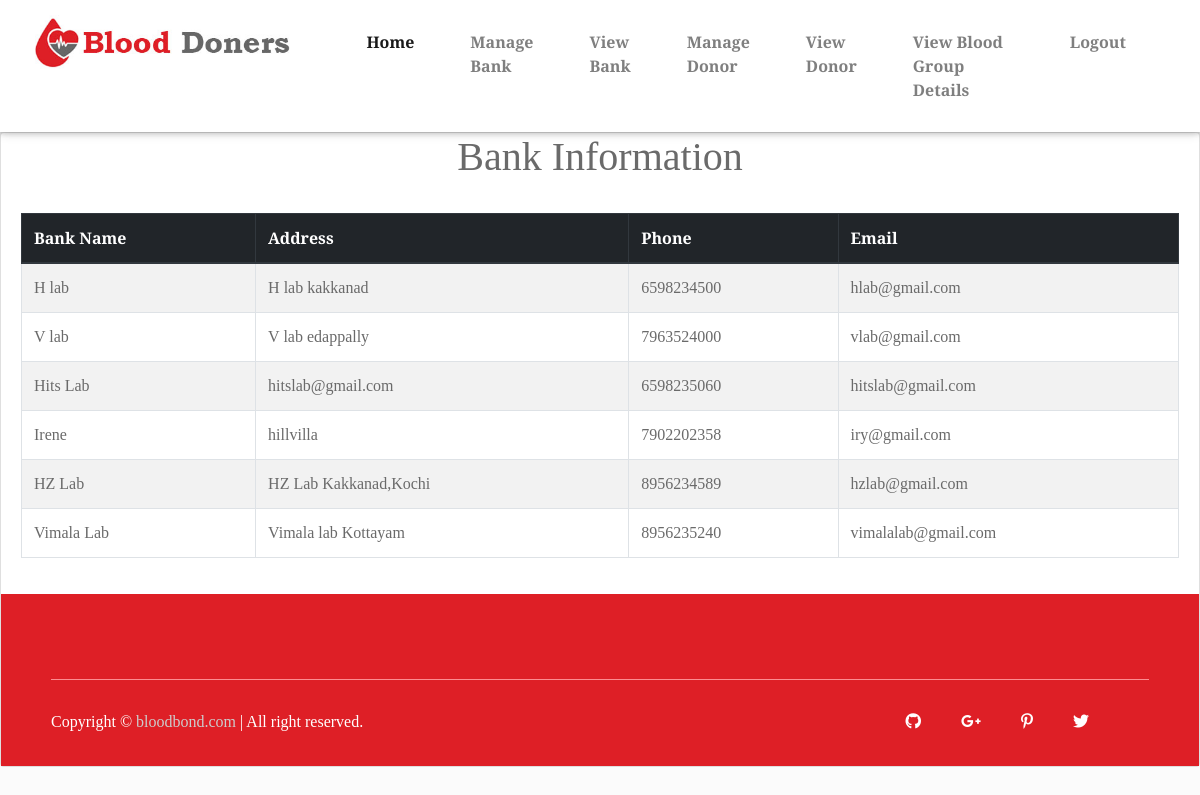
/admin_view_bank_details/, run on the app's committed database.
### bank/models.py (models this page shows)
class bank_reg(models.Model):
    login=models.ForeignKey(login,on_delete=models.CASCADE)
    bank_name = models.CharField(max_length=100)
    bank_email = models.CharField(max_length=100)
    bank_phone = models.CharField(max_length=100)
    bank_address = models.CharField(max_length=100)

### bank/views.py (the view)
# urls.py: path('admin_view_bank_details/',views.admin_view_bank_details,name="admin_view_bank_details"),
def admin_view_bank_details(request):
    docview=bank_reg.objects.all()
    return render(request,'admin_view_bank_details.html',{'docview':docview})

### templates/admin_view_bank_details.html (shortened to what this page needs)
{% include 'admin_header.html' %}
<div class="card">
    <center>
    <h1 class="card-title">Bank Information</h1>
</center>
    <div class="card-body">
        <div class="table-responsive">
            <table class="table table-bordered table-striped">
                <thead class="thead-dark">
                    <tr>
                        <th>Bank Name</th>
                        <th>Address</th>
                        <th>Phone</th>
                        <th>Email</th>
                    </tr>
                </thead>
                <tbody>
                    {% for i in docview %}
                        <tr>
                            <td>{{ i.bank_name }}</td>
                            <td>{{ i.bank_address }}</td>
                            <td>{{ i.bank_phone }}</td>
                            <td>{{ i.bank_email }}</td>
                        </tr>
                    {% endfor %}
                </tbody>
            </table>
    </div>
</div>
{% include 'footer.html' %}

### templates/admin_header.html (shortened to what this page needs)
<!doctype html>
<html lang="en">
<head>
    <link rel="stylesheet" href="/static/assets/css/bootstrap.min.css">
    <link rel="stylesheet" href="/static/assets/css/fontawsom-all.min.css">
    <link rel="stylesheet" href="/static/assets/plugins/grid-gallery/css/grid-gallery.min.css">
    <link rel="stylesheet" type="text/css" href="/static/assets/css/style.css" />
</head>
<body>
        <header class="continer-fluid ">
            <div id="menu-jk" class="header-bottom">
                <div class="container">
                    <div class="row nav-row">
                        <div class="col-md-3 logo">
                            <img src="/static/assets/images/logo.jpg" alt="">
                        </div>
                        <div class="col-md-9 nav-col">
                            <nav class="navbar navbar-expand-lg navbar-light">
                                <div class="collapse navbar-collapse" id="navbarNav">
                                    <ul class="navbar-nav">
                                         <li class="nav-item active">
                                            <a class="nav-link" href="/admin_home">Home
                                            </a>
                                        </li>
                                        <li class="nav-item">
                                            <a class="nav-link" href="/adminmanagebank">Manage Bank</a>
                                        </li>
                                        <li class="nav-item">
                                            <a class="nav-link" href="/admin_view_bank_details">View Bank</a>
                                        <li class="nav-item">
                                            <a class="nav-link" href="/adminadddonor">Manage Donor</a>
                                        </li>
                                        <li class="nav-item">
                                            <a class="nav-link" href="/admin_view_donor_details">View Donor</a>
                                         <li class="nav-item">
                                            <a class="nav-link" href="/search_blood_group">View Blood Group Details</a>
                                        </li>
                                        <li class="nav-item">
                                            <a class="nav-link" href="/logout">Logout</a>
                                        </li>
                                    </ul>
                                </div>
                            </nav>
                        </div>
                    </div>
                </div>
            </div>
        </header>

### templates/footer.html (shortened to what this page needs)
      <footer id="contact" class="container-fluid">
            <div class="footer-copy">
                <div class="row">
                    <div class="col-lg-8 col-md-6">
                        <p>Copyright © <a href="#">bloodbond.com</a> | All right reserved.</p>
                    </div>
                    <div class="col-lg-4 col-md-6 socila-link">
                        <ul>
                            <li><a><i class="fab fa-github"></i></a></li>
                            <li><a><i class="fab fa-google-plus-g"></i></a></li>
                            <li><a><i class="fab fa-pinterest-p"></i></a></li>
                            <li><a><i class="fab fa-twitter"></i></a></li>
                            <li><a></a></li>
                        </ul>
                    </div>
                </div>
            </div>
        </div>
</body>
</html>

### static/assets/css/style.css (style rules this page uses)
* { margin: 0px; padding: 0px; list-style: none; }
img { max-width: 100%; }
a { text-decoration: none; outline: none; color: #444; }
ul { margin-bottom: 0; padding-left: 0; }
html, body { height: 100%; }
p { margin-bottom: 0px; width: 100%; }
::placeholder { color: #747f8a !important; font-size: 13px; opacity: .5 !important; }
.container-fluid { padding: 0px; }
h1, h2, h3, h4, h5, h6 { font-family: montserrat; }
body { background-color: #f1f1f145 !important; font-family: 'Merriweather', serif; color: #6A6A6A; overflow-x: hidden; }
.container { max-width: 1170px; }
html { scroll-behavior: smooth; }
header { box-shadow: 0 2px 5px 0 rgba(0, 0, 0, 0.16), 0 2px 10px 0 rgba(0, 0, 0, 0.12); }
header .header-bottom { background-color: #FFF; }
header .header-bottom .navbar { float: right; }
header .header-bottom img { margin-top: 15px; }
header .nav-col .navbar-nav li { padding: 14px 20px; font-weight: 600; }
.scroll-to-fixed-fixed { background-color: #FFF; box-shadow: 0 2px 5px 0 rgba(0, 0, 0, 0.16), 0 2px 10px 0 rgba(0, 0, 0, 0.12); }
footer { background: #de1f26; padding: 50px !important; padding: 50px; padding-bottom: 32px !important; }
footer .footer-copy { padding: 30px 0px; color: #FFF; margin-top: 35px; border-top: 1px solid #fd8c90; padding-bottom: 0px; }
footer .footer-copy a { color: #ccc; }
footer .footer-copy .socila-link ul { float: right; }
footer .footer-copy .socila-link ul li { float: left; padding: 0px 20px; }
footer .footer-copy .socila-link ul li a { color: #fff; }

### data on the page
bank_reg: bank_name "H lab", bank_address "H lab kakkanad", bank_phone "6598234500", bank_email "hlab@gmail.com"
bank_reg: bank_name "V lab", bank_address "V lab edappally", bank_phone "7963524000", bank_email "vlab@gmail.com"
bank_reg: bank_name "Hits Lab", bank_address "hitslab@gmail.com", bank_phone "6598235060", bank_email "hitslab@gmail.com"
bank_reg: bank_name "Irene", bank_address "hillvilla", bank_phone "7902202358", bank_email "iry@gmail.com"
bank_reg: bank_name "HZ Lab", bank_address "HZ Lab Kakkanad,Kochi", bank_phone "8956234589", bank_email "hzlab@gmail.com"
bank_reg: bank_name "Vimala Lab", bank_address "Vimala lab Kottayam", bank_phone "8956235240", bank_email "vimalalab@gmail.com"
